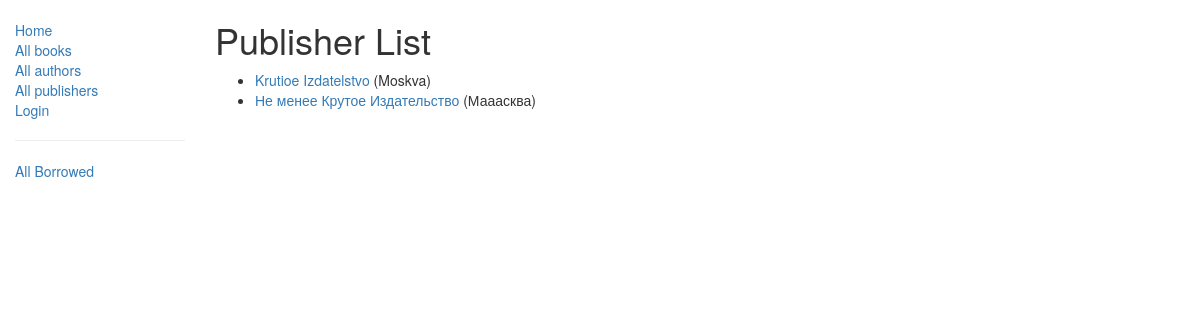
The page /catalog/publishers/ on the database its author committed.
### catalog/models.py (models this page shows, shortened)
class Publisher(models.Model):
    name = models.CharField(max_length=200)
    city = models.CharField(max_length=175)
    def get_absolute_url(self):
        return reverse('publisher-detail', args=[str(self.id)])

### catalog/views.py (the view)
class PublisherListView(generic.ListView):
    model = Publisher
    paginate_by = 10

### catalog/templates/catalog/publisher_list.html
{% extends "base_generic.html" %}
{% block content %}
    <h1>Publisher List</h1>
    {% if publisher_list %}
    <ul>
      {% for publisher in publisher_list %}
      <li>
        <a href="{{ publisher.get_absolute_url }}">{{ publisher.name }}</a> ({{publisher.city}})
      </li>
      {% endfor %}
    </ul>
    {% else %}
      <p>There are no publishers in the library.</p>
    {% endif %}
{% endblock %}

### rows shown on the page
Publisher: name "Krutioe Izdatelstvo", city "Moskva"
Publisher: name "Не менее Крутое Издательство", city "Мааасква"
